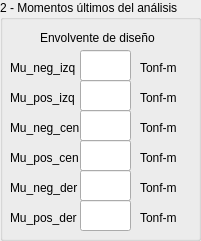
      <widget class="QGroupBox" name="groupBox_2">
       <property name="enabled">
        <bool>true</bool>
       </property>
       <property name="geometry">
        <rect>
         <x>240</x>
         <y>50</y>
         <width>201</width>
         <height>241</height>
        </rect>
       </property>
       <property name="title">
        <string>2 - Momentos últimos del análisis</string>
       </property>
       <widget class="QLabel" name="label_14">
        <property name="geometry">
         <rect>
          <x>10</x>
          <y>60</y>
          <width>71</width>
          <height>16</height>
         </rect>
        </property>
        <property name="text">
         <string>Mu_neg_izq</string>
        </property>
       </widget>
       <widget class="QLabel" name="label_15">
        <property name="geometry">
         <rect>
          <x>140</x>
          <y>60</y>
          <width>41</width>
          <height>16</height>
         </rect>
        </property>
        <property name="text">
         <string>Tonf-m</string>
        </property>
       </widget>
       <widget class="QLineEdit" name="line_edit_momento_negativo_izquierdo_viga">
        <property name="geometry">
         <rect>
          <x>80</x>
          <y>50</y>
          <width>51</width>
          <height>31</height>
         </rect>
        </property>
        <property name="text">
         <string/>
        </property>
       </widget>
       <widget class="QLabel" name="label_16">
        <property name="geometry">
         <rect>
          <x>10</x>
          <y>90</y>
          <width>71</width>
          <height>16</height>
         </rect>
        </property>
        <property name="text">
         <string>Mu_pos_izq</string>
        </property>
       </widget>
       <widget class="QLineEdit" name="line_edit_momento_positivo_izquierdo_viga">
        <property name="geometry">
         <rect>
          <x>80</x>
          <y>80</y>
          <width>51</width>
          <height>31</height>
         </rect>
        </property>
        <property name="text">
         <string/>
        </property>
       </widget>
       <widget class="QLineEdit" name="line_edit_momento_negativo_centro_viga">
        <property name="geometry">
         <rect>
          <x>80</x>
          <y>110</y>
          <width>51</width>
          <height>31</height>
         </rect>
        </property>
        <property name="text">
         <string/>
        </property>
       </widget>
       <widget class="QLabel" name="label_19">
        <property name="geometry">
         <rect>
          <x>10</x>
          <y>120</y>
          <width>71</width>
          <height>16</height>
         </rect>
        </property>
        <property name="text">
         <string>Mu_neg_cen</string>
        </property>
       </widget>
       <widget class="QLabel" name="label_17">
        <property name="geometry">
         <rect>
          <x>140</x>
          <y>90</y>
          <width>41</width>
          <height>16</height>
         </rect>
        </property>
        <property name="text">
         <string>Tonf-m</string>
        </property>
       </widget>
       <widget class="QLabel" name="label_18">
        <property name="geometry">
         <rect>
          <x>140</x>
          <y>120</y>
          <width>41</width>
          <height>16</height>
         </rect>
        </property>
        <property name="text">
         <string>Tonf-m</string>
        </property>
       </widget>
       <widget class="QLineEdit" name="line_edit_momento_positivo_centro_viga">
        <property name="geometry">
         <rect>
          <x>80</x>
          <y>140</y>
          <width>51</width>
          <height>31</height>
         </rect>
        </property>
        <property name="text">
         <string/>
        </property>
       </widget>
       <widget class="QLabel" name="label_20">
        <property name="geometry">
         <rect>
          <x>140</x>
          <y>150</y>
          <width>41</width>
          <height>16</height>
         </rect>
        </property>
        <property name="text">
         <string>Tonf-m</string>
        </property>
       </widget>
       <widget class="QLabel" name="label_21">
        <property name="geometry">
         <rect>
          <x>10</x>
          <y>150</y>
          <width>71</width>
          <height>16</height>
         </rect>
        </property>
        <property name="text">
         <string>Mu_pos_cen</string>
        </property>
       </widget>
       <widget class="QLabel" name="label_23">
        <property name="geometry">
         <rect>
          <x>10</x>
          <y>180</y>
          <width>71</width>
          <height>16</height>
         </rect>
        </property>
        <property name="text">
         <string>Mu_neg_der</string>
        </property>
       </widget>
       <widget class="QLineEdit" name="line_edit_momento_negativo_derecho_viga">
        <property name="geometry">
         <rect>
          <x>80</x>
          <y>170</y>
          <width>51</width>
          <height>31</height>
         </rect>
        </property>
        <property name="text">
         <string/>
        </property>
       </widget>
       <widget class="QLabel" name="label_22">
        <property name="geometry">
         <rect>
          <x>140</x>
          <y>180</y>
          <width>41</width>
          <height>16</height>
         </rect>
        </property>
        <property name="text">
         <string>Tonf-m</string>
        </property>
       </widget>
       <widget class="QLabel" name="label_24">
        <property name="geometry">
         <rect>
          <x>10</x>
          <y>210</y>
          <width>71</width>
          <height>16</height>
         </rect>
        </property>
        <property name="text">
         <string>Mu_pos_der</string>
        </property>
       </widget>
       <widget class="QLineEdit" name="line_edit_momento_positivo_derecho_viga">
        <property name="geometry">
         <rect>
          <x>80</x>
          <y>200</y>
          <width>51</width>
          <height>31</height>
         </rect>
        </property>
        <property name="text">
         <string/>
        </property>
       </widget>
       <widget class="QLabel" name="label_25">
        <property name="geometry">
         <rect>
          <x>140</x>
          <y>210</y>
          <width>41</width>
          <height>16</height>
         </rect>
        </property>
        <property name="text">
         <string>Tonf-m</string>
        </property>
       </widget>
       <widget class="QLabel" name="label_50">
        <property name="geometry">
         <rect>
          <x>40</x>
          <y>30</y>
          <width>131</width>
          <height>16</height>
         </rect>
        </property>
        <property name="text">
         <string>Envolvente de diseño</string>
        </property>
       </widget>
      </widget>
